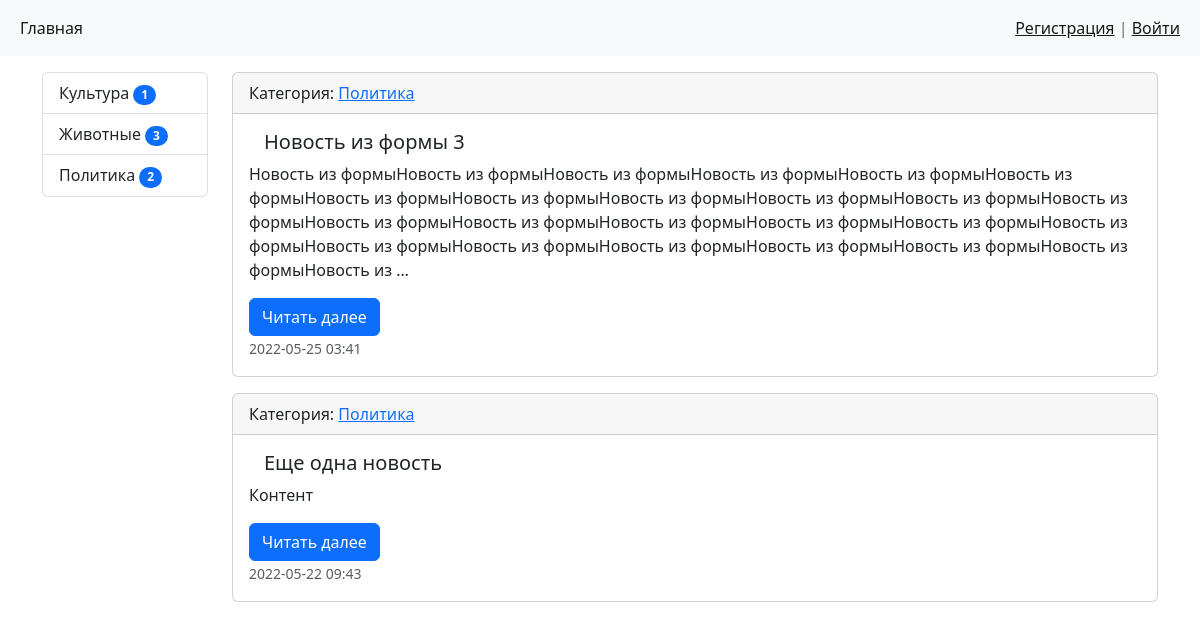
Page /category/3/ on the earlier database version.
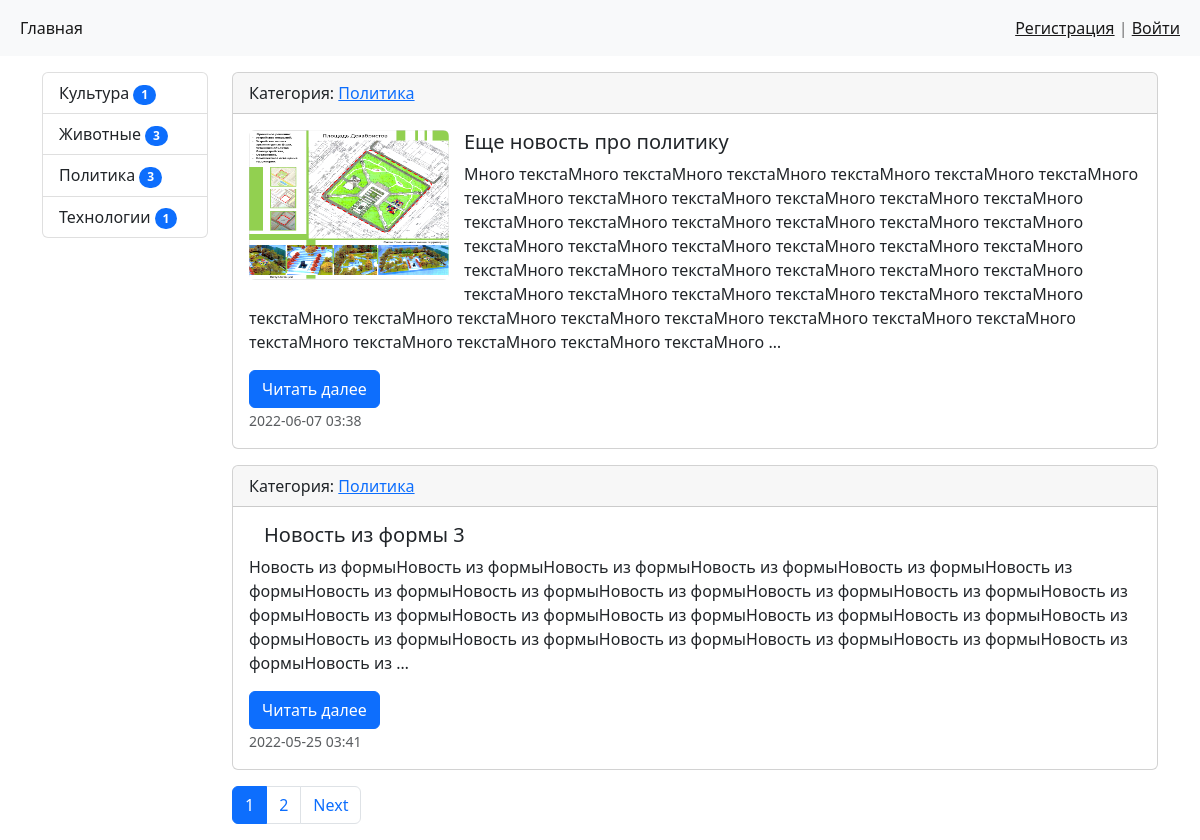
Same page on the later database version.
### news/models.py (models this page shows, shortened)
class Category(models.Model):
    title = models.CharField(max_length=150, db_index=True, verbose_name='Наименование категории')
    def get_absolute_url(self):
        return reverse_lazy('category', kwargs={'category_id': self.pk})
    def __str__(self):
        return self.title
    class Meta:
        verbose_name = 'Категория'
        verbose_name_plural = 'Категории'
        ordering = ['title']

class News(models.Model):
    title = models.CharField(max_length=150, verbose_name='Наименование')
    content = models.TextField(blank=True, verbose_name='Конетент')
    created_at = models.DateTimeField(auto_now_add=True, verbose_name='Дата загрузки')
    updated_at = models.DateTimeField(auto_now=True, verbose_name='Обновлено')
    photo = models.ImageField(upload_to='photo/%Y/%m/%d/', verbose_name='Фото', blank=True)
    is_published = models.BooleanField(default=True, verbose_name='Опубликовано')
    category = models.ForeignKey('Category', on_delete=models.PROTECT, null=True, verbose_name='Категория')
    cnt_views = models.IntegerField(default=0)
    def get_absolute_url(self):
        return reverse_lazy('read_more_button', kwargs={'pk': self.pk})
    class Meta:
        verbose_name = 'Новость'
        verbose_name_plural = 'Новости'
        ordering = ['-created_at']

### news/views.py (the view)
# urls.py: path('category/<int:category_id>/', views.CategoryNews.as_view(), name='category'),
class CategoryNews(ListView):
    paginate_by = 2
    model = News
    template_name = 'news/category.html'
    context_object_name = 'news'
    allow_empty = False
    def get_queryset(self):
        return News.objects.filter(category_id=self.kwargs['category_id'],
                                   is_published=True).select_related('category')
    def get_context_data(self, *, object_list=None, **kwargs):
        context = super().get_context_data(**kwargs)
        context['title'] = Category.objects.get(pk=self.kwargs['category_id'])
        return context

### news/templatetags/news_tags.py (called while the page is built)
@register.simple_tag(name='get_all_cat')
def get_categories():
    return Category.objects.annotate(cnt=Count('news', filter=F('news__is_published'))).filter(cnt__gt=0)

### news/templates/news/category.html (shortened to what this page needs)
{% extends 'base.html' %}
{% block sidebar %}{{ block.super }}{% endblock %}
{% block content %}
{% for item in news %}
<div class="card mb-3">
    <div class="card-header">
        {% if item.category %}
        Категория: <a href="{% url 'category' item.category.pk %}">{{ item.category }}</a>
        {% else %}
        без категории
        {% endif %}
    </div>
    <div>
        <div class="card-body">
            <div class="media">
                {% if item.photo %}
                <img src="{{ item.photo.url }}" alt="--" width="200px" height="150px" class="rounded float-left mr-3">
                {% endif %}
            </div>
            <div class="media-body">
                <h5 class="card-title">{{ item.title }}</h5>
                <p class="card-text">{{ item.content | linebreaksbr | truncatewords:50 }}</p>
                <a href="{{ item.get_absolute_url }}" class="btn btn-primary">Читать далее</a>
                <p class="card-text"><small class="text-muted">{{ item.created_at | date:"Y-m-d H:i" }}</small></p>
            </div>
        </div>
    </div>
</div>
{% endfor %}
{% endblock %}

### templates/inc/_sidebar.html (shortened to what this page needs)
{% load news_tags %}
<div class="list-group">
    {% get_all_cat as categories %}
    {% for item in categories %}
    <a href="{{ item.get_absolute_url }}" class="list-group-item list-group-item-action">{{ item.title }}
        <span class="badge bg-primary rounded-pill">{{ item.cnt }}</span></a>
    {% endfor %}
</div>

Differences in the rows shown:
no longer on this page (row unchanged): News: category "Политика", title "Еще одна новость", content "Контент", created_at "2022-05-22 09:43"
computed for Category "Политика": cnt "2" → "3"
now on this page (row unchanged): Category: title "Технологии", cnt "1"
added News: category "Политика", photo (picture), title "Еще новость про политику", content "Много текстаМного текстаМного текстаМного текстаМного текстаМного текстаМного текстаМного текстаМного текстаМного текстаМного текстаМного текстаМного текстаМного текстаМного текстаМного текстаМного текстаМного текстаМного текстаМного текстаМного текстаМного текстаМного текстаМного текстаМного текстаМного текстаМного текстаМного текстаМного текстаМного текстаМного текстаМного текстаМного текстаМного текстаМного текстаМного текстаМного текстаМного текстаМного текстаМного текстаМного текстаМного текстаМного текстаМного текстаМного текстаМного текстаМного текстаМного текстаМного текстаМного …", created_at "2022-06-07 03:38"
Other differences:
new list line: "1"
new list line: "2"
text now shown: "Next"
